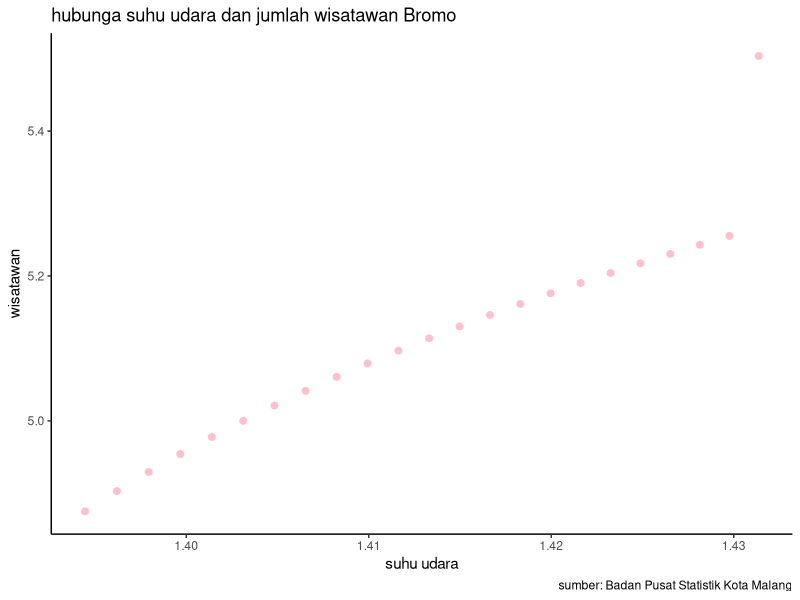

This chart was generated by the following R code:
## ---- chunk 1
#| warning: false
#| echo: true
library(tidyverse)
library(readxl)
library(writexl)
library(dplyr)
## ---- chunk 2
#import dataset
library(readxl)
jatim<-read_excel('jatim.xlsx')
head(jatim)
library("ggplot2")
library("readxl")
library("dplyr")
ggplot(data=jatim,aes(x=x,y=y))+
  geom_point(color="pink",size=2)+
  labs(title="hubunga suhu udara dan jumlah wisatawan Bromo",
       x="suhu udara",
       y="wisatawan",
       caption = "sumber: Badan Pusat Statistik Kota Malang")+
  theme_classic()
## ---- chunk 3
library(readxl)
jatim<-read_excel("jatim.xlsx")
reg<-lm(y~x,data=jatim)
summary(reg)
